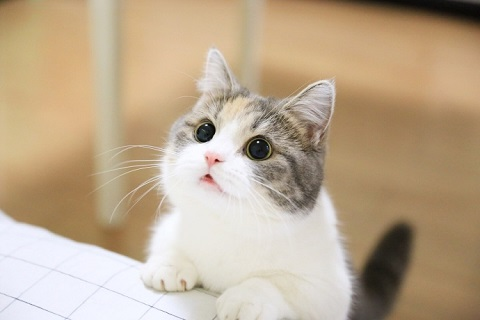
//> input picture opencv_study/test.png, 480 x 320 px
$ ./02_02_copy_Mat   (built with g++ and OpenCV 4)
//> lines starting //> are read from the running program, lines starting //| are printed output that depends on the picture
#include "opencv2/opencv.hpp"

using namespace std;
using namespace cv;

int main(int, char)
{
	//이미지 리드
	Mat img = imread("test.png");
//> img is the input picture: 320 rows x 480 cols, CV_8UC3; mean B, G, R 143.6, 169.4, 189.3
	Mat img2;

	//사진 반전(네거티브)
	bitwise_not(img, img2);
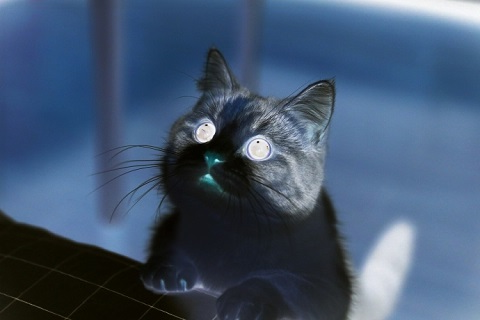
//> img2: 320 rows x 480 cols, CV_8UC3; mean B, G, R 111.4, 85.6, 65.7

	//clone 복사
	Mat img3 = img.clone();

	//사각형
	Rect r(img.cols / 8, img.rows / 8, img.cols / 2, img.rows / 2);
//> r = Rect(60, 40, 240, 160)
	cout << r << endl;
//| [240 x 160 from (60, 40)]

	//사각형 크기만큼
	Mat img4 = img(r).clone();
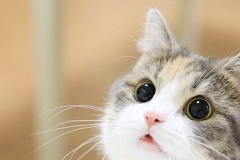
//> img4: 160 rows x 240 cols, CV_8UC3; mean B, G, R 148.5, 175, 195

	//copyto
	Mat cimg;
	img.copyTo(cimg);

	//copyto#2
	Mat cimg2(Size(img.cols, img.rows * 2), img.type());
	cimg2.setTo(255); //흰색으로 초기화
	img.copyTo(cimg2(Range(0, img.rows), Range::all()));
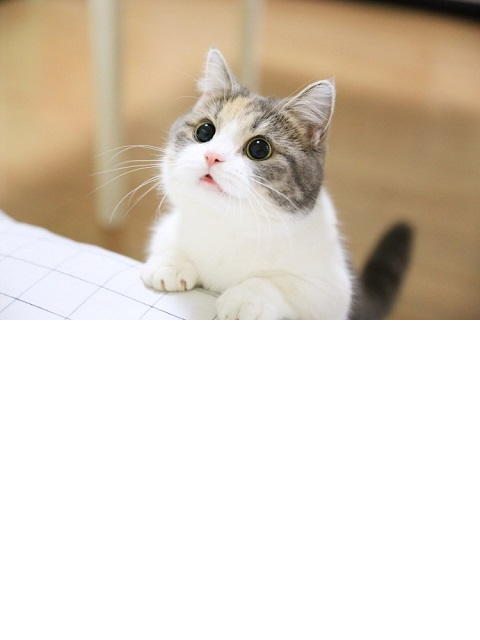
//> cimg2: 640 rows x 480 cols, CV_8UC3; mean B, G, R 199.3, 212.2, 222.1
	img2.copyTo(cimg2(Range(img.rows, img.rows * 2), Range::all()));
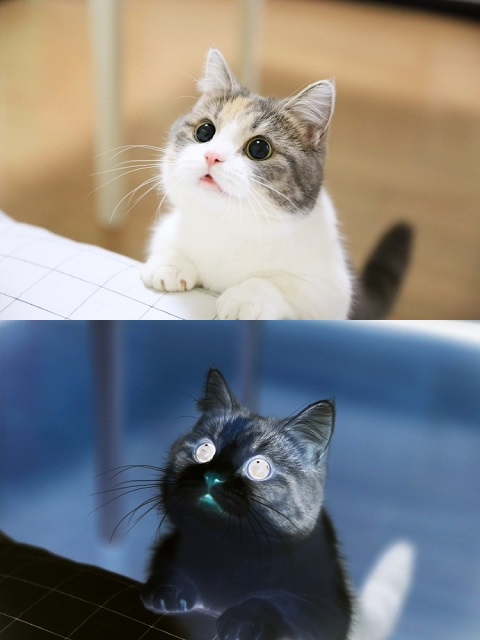
//> cimg2: 640 rows x 480 cols, CV_8UC3; mean B, G, R 127.5, 127.5, 127.5

	//참조형식 생성
	Mat roi(img, r);
	bitwise_not(roi, roi);
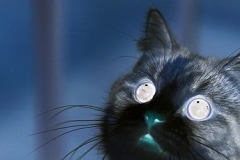
//> roi: 160 rows x 240 cols, CV_8UC3; mean B, G, R 106.5, 80, 60
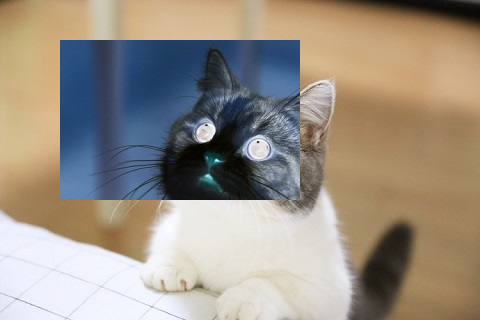
//> img: 320 rows x 480 cols, CV_8UC3; mean B, G, R 133.1, 145.6, 155.5
	//사진 띄우기
	imshow("img", img);
	imshow("cimg2", cimg2);
	imshow("roi", roi);
	//키 입력을 기다리는
	waitKey(0);
	//키 입력시 사진창 닫음
	destroyAllWindows();
}
